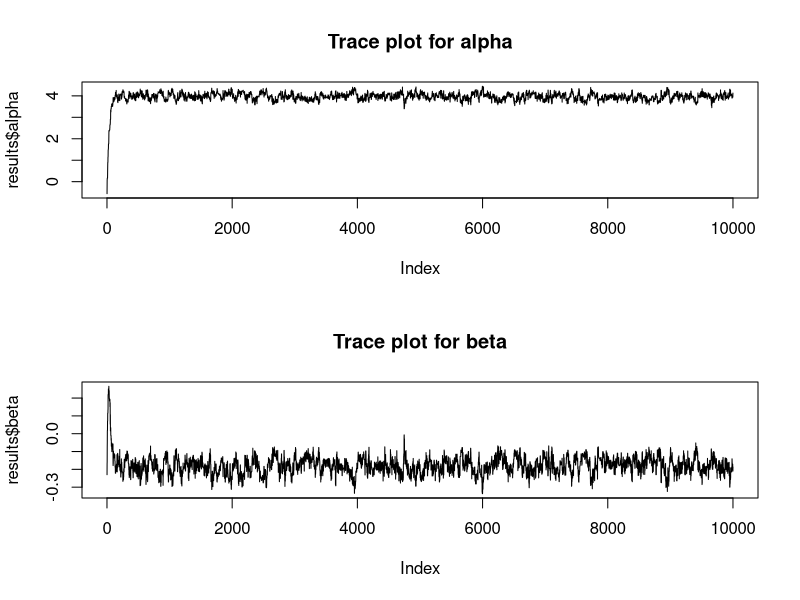

This chart was generated by the following R code:
set.seed(123)

# Define the Metropolis-Hastings sampler for parameters alpha and beta
mh_sampler <- function(N, sd_alpha, sd_beta, y, t) {
  # Initialize storage for alpha and beta
  alpha_vec <- numeric(N)
  beta_vec <- numeric(N)
  
  # Start values set as random draws from a normal distribution
  alpha_vec[1] <- rnorm(1, mean=0, sd=1)
  beta_vec[1] <- rnorm(1, mean=0, sd=1)
  
  # Initialize acceptance counters
  accepted_alpha <- 0
  accepted_beta <- 0
  
  # Loop over the number of iterations
  for (i in 2:N) {
    # Propose new alpha and calculate its acceptance probability
    alpha_prop <- rnorm(1, alpha_vec[i-1], sd_alpha)
    lambda_prop_alpha <- exp(alpha_prop + beta_vec[i-1] * t)
    lambda_current_alpha <- exp(alpha_vec[i-1] + beta_vec[i-1] * t)
    prob_prop_alpha <- prod(dpois(y, lambda=lambda_prop_alpha)) * exp(-alpha_prop^2 / 200) # * dnorm(alpha_prop, mean=0, sd=10)
    prob_current_alpha <- prod(dpois(y, lambda=lambda_current_alpha)) * exp(-alpha_vec[i-1]^2 / 200) # * dnorm(alpha_vec[i-1], mean=0, sd=10)
    r_alpha <- prob_prop_alpha / prob_current_alpha
    
    # Accept or reject the new alpha value
    if (runif(1) < r_alpha) {
      alpha_vec[i] <- alpha_prop
      accepted_alpha <- accepted_alpha + 1  # Increment alpha acceptance counter
    } else {
      alpha_vec[i] <- alpha_vec[i-1]
    }
    
    # Propose new beta and calculate its acceptance probability
    beta_prop <- rnorm(1, beta_vec[i-1], sd_beta)
    lambda_prop_beta <- exp(alpha_vec[i] + beta_prop * t)
    lambda_current_beta <- exp(alpha_vec[i] + beta_vec[i-1] * t)
    prob_prop_beta <- prod(dpois(y, lambda=lambda_prop_beta)) * exp(-beta_prop^2 / 200) # * dnorm(beta_prop, mean=0, sd=10)
    prob_current_beta <- prod(dpois(y, lambda=lambda_current_beta)) * exp(-beta_vec[i-1]^2 / 200) # * dnorm(beta_vec[i-1], mean=0, sd=10)
    r_beta <- prob_prop_beta / prob_current_beta
    
    # Accept or reject the new beta value
    if (runif(1) < r_beta) {
      beta_vec[i] <- beta_prop
      accepted_beta <- accepted_beta + 1  # Increment beta acceptance counter
    } else {
      beta_vec[i] <- beta_vec[i-1]
    }
  }
  
  # Calculate and print acceptance rates
  acceptance_rate_alpha <- accepted_alpha / (N - 1)
  acceptance_rate_beta <- accepted_beta / (N - 1)
  cat("Acceptance rate for alpha:", acceptance_rate_alpha, "\n")
  cat("Acceptance rate for beta:", acceptance_rate_beta, "\n")
  
  list(alpha = alpha_vec, beta = beta_vec)
}

# Define parameters
N <- 10000
sd_alpha<-0.2
sd_beta<-0.05
y<-c(64, 13, 33, 18, 30, 20)
t<-1:6  # years 2010 to 2015

# Run the Metropolis-Hastings sampler
results<-mh_sampler(N, sd_alpha, sd_beta, y, t)

# Plot the results to check convergence and distribution
par(mfrow=c(2, 1))
plot(results$alpha, type = 'l', main = 'Trace plot for alpha')
plot(results$beta, type = 'l', main = 'Trace plot for beta')
